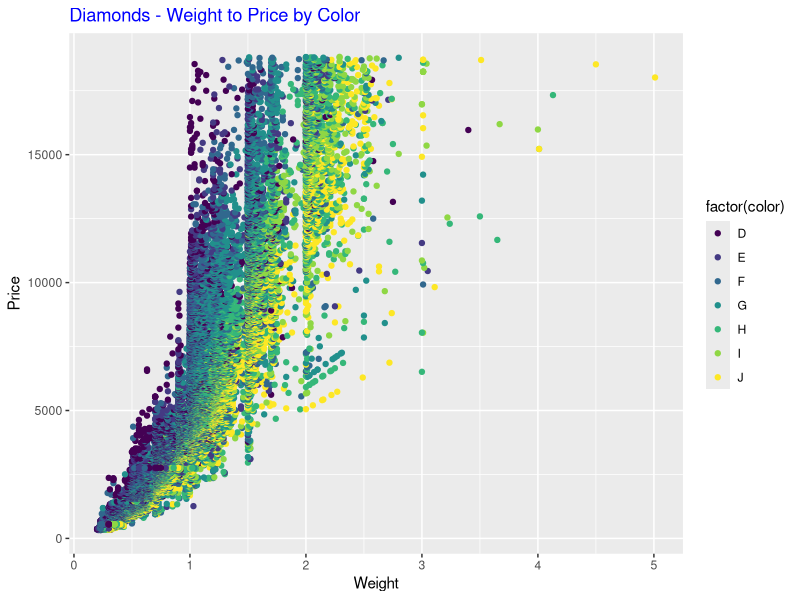
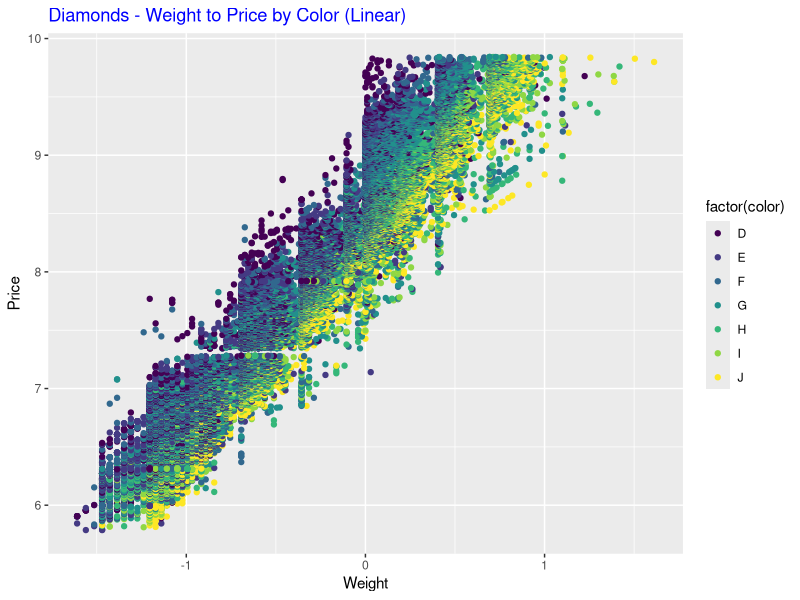
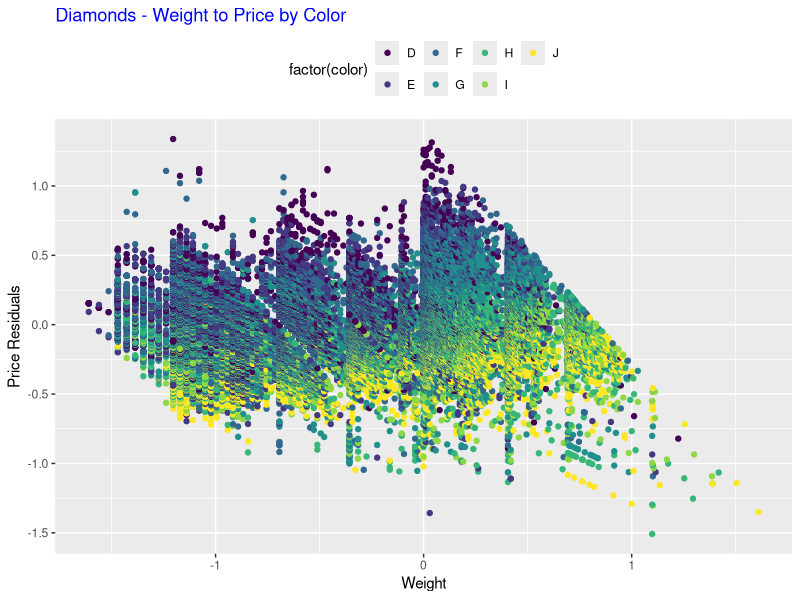
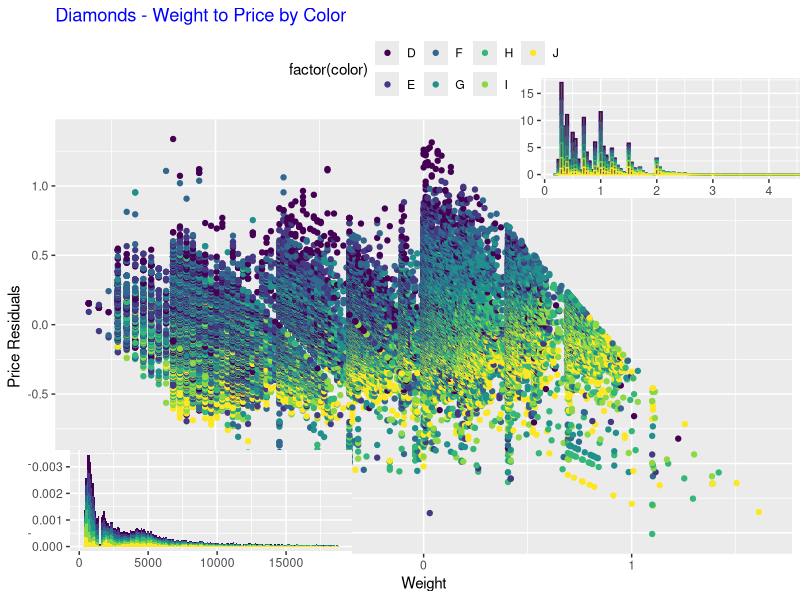

These charts were generated, in order, by the following R code:
library(ggplot2)
  # install.packages("grid")
library(grid)
  # We need two packages above to finish questions

#2
ggplot(diamonds,aes(carat,price,color=factor(color)))+geom_point()+labs(
  title="Diamonds - Weight to Price by Color",x='Weight',y='Price')+
  theme(plot.title=element_text(colour='blue'))
  # plot data,carat=x-axis,price=y-axis,use 'color' as colur, and make a scatter point graph
  # add title name and x-y axis name
  # change title color to blue as sample shows



#3
ggplot(diamonds,aes(log(carat),log(price),color=factor(color)))+geom_point()+
  labs(title="Diamonds - Weight to Price by Color (Linear)",x='Weight',y='Price')+
  theme(plot.title=element_text(colour='blue'))
  # same as question 1 but use log(data) as input to remove non-linearity

#4
diamonds_lm = lm(log(price) ~ log(carat), diamonds) 
  # use linear regression function to sort data and use log(price) and residual price as input data
ggplot(diamonds,aes(log(carat), resid(diamonds_lm),color=factor(color)))+geom_point()+
  labs(title="Diamonds - Weight to Price by Color",x='Weight',y='Price Residuals')+
  theme(plot.title=element_text(colour='blue'),legend.position="top")
  # plot a scatter graph and add title names
  # re-position legend "factor(color)" to the top

#5
hist_carat <- ggplot(diamonds,aes(carat,colour=factor(color)))+geom_histogram(aes(y=..density..),binwidth=0.05) +
              theme(axis.title.x=element_blank(),axis.title.y=element_blank(),legend.position='none',plot.margin=unit(c(0,0,0,0),'cm'))
hist_price <- ggplot(diamonds,aes(price,fill=factor(color)))+geom_histogram(aes(y=..density..),binwidth=100) +
              theme(axis.title.x=element_blank(),axis.title.y=element_blank(),legend.position='none',plot.margin=unit(c(0,0,0,0),'cm'))
  # make two density histograms and name them as hist_carat and hist_price
  # take off axis name and 'factor(color)' as sample figure shows
diamonds_lm = lm(log(price) ~ log(carat), diamonds) 
ggplot(diamonds,aes(log(carat), resid(diamonds_lm),color=factor(color)))+geom_point()+
  labs(title="Diamonds - Weight to Price by Color",x='Weight',y='Price Residuals')+
  theme(plot.title=element_text(colour='blue'),legend.position='top')
  # repeat steps in #4 again to make background graph
vp1 <- viewport(w=0.4,h=0.2,x=0.24,y=0.15)
  # define the position of hist_price
vp2 <- viewport(w=0.4,h=0.2,x=0.85,y=0.77)
  # define the position of hist_carat
print(hist_price, vp = vp1)
print(hist_carat, vp = vp2)
  # place hist_price on position vp1, and hist_carat on position vp2

